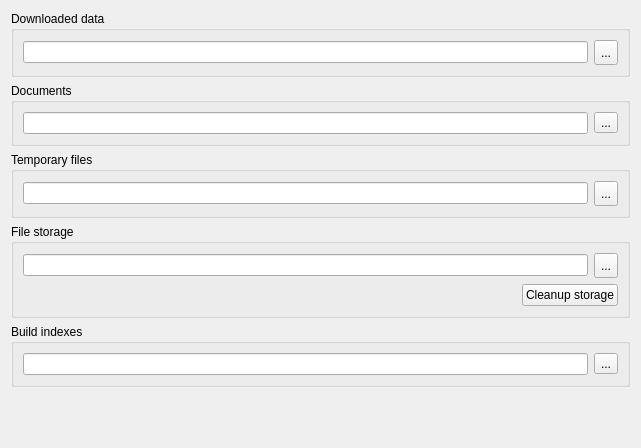
<?xml version="1.0" encoding="UTF-8"?>
<ui version="4.0">
 <class>DirectoriesSettingsWidget</class>
 <widget class="QWidget" name="DirectoriesSettingsWidget">
  <property name="geometry">
   <rect>
    <x>0</x>
    <y>0</y>
    <width>641</width>
    <height>448</height>
   </rect>
  </property>
  <property name="sizePolicy">
   <sizepolicy hsizetype="Minimum" vsizetype="Minimum">
    <horstretch>0</horstretch>
    <verstretch>0</verstretch>
   </sizepolicy>
  </property>
  <property name="windowTitle">
   <string/>
  </property>
  <layout class="QGridLayout" name="gridLayout_2">
   <item row="0" column="0">
    <layout class="QGridLayout" name="gridLayout">
     <item row="0" column="0">
      <widget class="QGroupBox" name="downloadedDataDirgroupBox">
       <property name="title">
        <string>Downloaded data</string>
       </property>
       <layout class="QHBoxLayout" name="horizontalLayout_4">
        <item>
         <layout class="QHBoxLayout" name="horizontalLayout_3">
          <item>
           <widget class="QLineEdit" name="downloadsDirPathEdit"/>
          </item>
          <item>
           <widget class="QToolButton" name="browseDownloadDirButton">
            <property name="minimumSize">
             <size>
              <width>24</width>
              <height>25</height>
             </size>
            </property>
            <property name="toolTip">
             <string/>
            </property>
            <property name="text">
             <string>...</string>
            </property>
           </widget>
          </item>
         </layout>
        </item>
       </layout>
      </widget>
     </item>
     <item row="2" column="0">
      <widget class="QGroupBox" name="tmpDirGroupBox">
       <property name="title">
        <string>Temporary files</string>
       </property>
       <layout class="QHBoxLayout" name="horizontalLayout_6">
        <item>
         <layout class="QHBoxLayout" name="horizontalLayout_5">
          <item>
           <widget class="QLineEdit" name="tmpDirPathEdit"/>
          </item>
          <item>
           <widget class="QToolButton" name="browseTmpDirButton">
            <property name="enabled">
             <bool>true</bool>
            </property>
            <property name="minimumSize">
             <size>
              <width>24</width>
              <height>25</height>
             </size>
            </property>
            <property name="maximumSize">
             <size>
              <width>24</width>
              <height>16777215</height>
             </size>
            </property>
            <property name="text">
             <string>...</string>
            </property>
            <property name="iconSize">
             <size>
              <width>16</width>
              <height>16</height>
             </size>
            </property>
           </widget>
          </item>
         </layout>
        </item>
       </layout>
      </widget>
     </item>
     <item row="3" column="0">
      <widget class="QGroupBox" name="fileStorageGroupBox">
       <property name="title">
        <string>File storage</string>
       </property>
       <layout class="QVBoxLayout" name="verticalLayout_6">
        <item>
         <layout class="QHBoxLayout" name="horizontalLayout_9">
          <item>
           <widget class="QLineEdit" name="fileStorageDirPathEdit"/>
          </item>
          <item>
           <widget class="QToolButton" name="browseFileStorageButton">
            <property name="enabled">
             <bool>true</bool>
            </property>
            <property name="minimumSize">
             <size>
              <width>24</width>
              <height>25</height>
             </size>
            </property>
            <property name="maximumSize">
             <size>
              <width>24</width>
              <height>16777215</height>
             </size>
            </property>
            <property name="text">
             <string>...</string>
            </property>
            <property name="iconSize">
             <size>
              <width>16</width>
              <height>16</height>
             </size>
            </property>
           </widget>
          </item>
         </layout>
        </item>
        <item>
         <layout class="QHBoxLayout" name="horizontalLayout_8">
          <item>
           <spacer name="horizontalSpacer">
            <property name="orientation">
             <enum>Qt::Horizontal</enum>
            </property>
            <property name="sizeHint" stdset="0">
             <size>
              <width>40</width>
              <height>20</height>
             </size>
            </property>
           </spacer>
          </item>
          <item>
           <widget class="QPushButton" name="cleanupStorageButton">
            <property name="text">
             <string>Cleanup storage</string>
            </property>
           </widget>
          </item>
         </layout>
        </item>
       </layout>
      </widget>
     </item>
     <item row="4" column="0">
      <widget class="QGroupBox" name="groupBox_4">
       <property name="title">
        <string>Build indexes</string>
       </property>
       <layout class="QVBoxLayout" name="verticalLayout_2">
        <item>
         <layout class="QHBoxLayout" name="horizontalLayout_2">
          <item>
           <widget class="QLineEdit" name="indexDirectoryEdit"/>
          </item>
          <item>
           <widget class="QToolButton" name="indexDirectoryButton">
            <property name="text">
             <string notr="true">...</string>
            </property>
           </widget>
          </item>
         </layout>
        </item>
       </layout>
      </widget>
     </item>
     <item row="1" column="0">
      <widget class="QGroupBox" name="groupBox_5">
       <property name="title">
        <string>Documents</string>
       </property>
       <layout class="QVBoxLayout" name="verticalLayout_4">
        <item>
         <layout class="QHBoxLayout" name="horizontalLayout_10">
          <item>
           <widget class="QLineEdit" name="documentsDirectoryEdit"/>
          </item>
          <item>
           <widget class="QToolButton" name="documentsDirectoryButton">
            <property name="text">
             <string notr="true">...</string>
            </property>
           </widget>
          </item>
         </layout>
        </item>
       </layout>
      </widget>
     </item>
    </layout>
   </item>
   <item row="1" column="0">
    <spacer name="verticalSpacer">
     <property name="orientation">
      <enum>Qt::Vertical</enum>
     </property>
     <property name="sizeHint" stdset="0">
      <size>
       <width>20</width>
       <height>31</height>
      </size>
     </property>
    </spacer>
   </item>
  </layout>
 </widget>
 <resources/>
 <connections/>
</ui>
